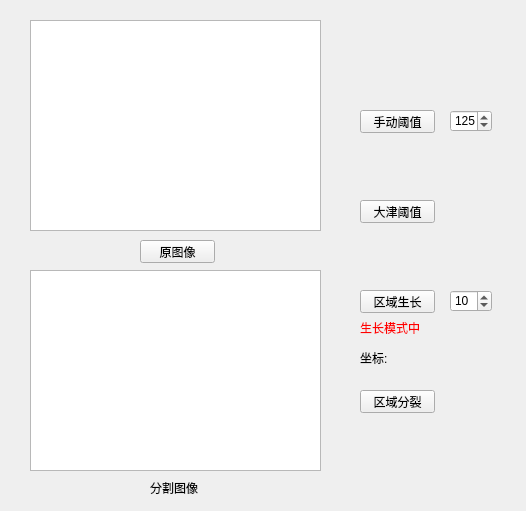
<?xml version="1.0" encoding="UTF-8"?>
<ui version="4.0">
 <class>ImageSegmentationClass</class>
 <widget class="QWidget" name="ImageSegmentationClass">
  <property name="geometry">
   <rect>
    <x>0</x>
    <y>0</y>
    <width>526</width>
    <height>511</height>
   </rect>
  </property>
  <property name="windowTitle">
   <string>ImageSegmentation</string>
  </property>
  <widget class="QMyGraphicsView" name="graphicsView">
   <property name="geometry">
    <rect>
     <x>30</x>
     <y>20</y>
     <width>291</width>
     <height>211</height>
    </rect>
   </property>
   <property name="cursor" stdset="0">
    <cursorShape>CrossCursor</cursorShape>
   </property>
  </widget>
  <widget class="QMyGraphicsView" name="graphicsView_2">
   <property name="geometry">
    <rect>
     <x>30</x>
     <y>270</y>
     <width>291</width>
     <height>201</height>
    </rect>
   </property>
  </widget>
  <widget class="QPushButton" name="btn_chooseImg">
   <property name="geometry">
    <rect>
     <x>140</x>
     <y>240</y>
     <width>75</width>
     <height>23</height>
    </rect>
   </property>
   <property name="text">
    <string>原图像</string>
   </property>
  </widget>
  <widget class="QLabel" name="label">
   <property name="geometry">
    <rect>
     <x>150</x>
     <y>480</y>
     <width>211</width>
     <height>16</height>
    </rect>
   </property>
   <property name="text">
    <string>分割图像</string>
   </property>
  </widget>
  <widget class="QPushButton" name="btn_hand">
   <property name="geometry">
    <rect>
     <x>360</x>
     <y>110</y>
     <width>75</width>
     <height>23</height>
    </rect>
   </property>
   <property name="text">
    <string>手动阈值</string>
   </property>
  </widget>
  <widget class="QPushButton" name="btn_otus">
   <property name="geometry">
    <rect>
     <x>360</x>
     <y>200</y>
     <width>75</width>
     <height>23</height>
    </rect>
   </property>
   <property name="text">
    <string>大津阈值</string>
   </property>
  </widget>
  <widget class="QPushButton" name="btn_regionGrow">
   <property name="geometry">
    <rect>
     <x>360</x>
     <y>290</y>
     <width>75</width>
     <height>23</height>
    </rect>
   </property>
   <property name="text">
    <string>区域生长</string>
   </property>
  </widget>
  <widget class="QPushButton" name="btn_regionSplit">
   <property name="geometry">
    <rect>
     <x>360</x>
     <y>390</y>
     <width>75</width>
     <height>23</height>
    </rect>
   </property>
   <property name="text">
    <string>区域分裂</string>
   </property>
  </widget>
  <widget class="QSpinBox" name="spin_threshold">
   <property name="geometry">
    <rect>
     <x>450</x>
     <y>110</y>
     <width>42</width>
     <height>22</height>
    </rect>
   </property>
   <property name="maximum">
    <number>255</number>
   </property>
   <property name="value">
    <number>125</number>
   </property>
  </widget>
  <widget class="QSpinBox" name="spin_growthreshold">
   <property name="geometry">
    <rect>
     <x>450</x>
     <y>290</y>
     <width>42</width>
     <height>22</height>
    </rect>
   </property>
   <property name="maximum">
    <number>255</number>
   </property>
   <property name="value">
    <number>10</number>
   </property>
  </widget>
  <widget class="QLabel" name="label_warning">
   <property name="geometry">
    <rect>
     <x>360</x>
     <y>320</y>
     <width>91</width>
     <height>16</height>
    </rect>
   </property>
   <property name="styleSheet">
    <string notr="true">color:red</string>
   </property>
   <property name="text">
    <string>生长模式中</string>
   </property>
  </widget>
  <widget class="QLabel" name="label_2">
   <property name="geometry">
    <rect>
     <x>360</x>
     <y>350</y>
     <width>31</width>
     <height>16</height>
    </rect>
   </property>
   <property name="text">
    <string>坐标:</string>
   </property>
  </widget>
  <widget class="QLabel" name="label_coordinate">
   <property name="geometry">
    <rect>
     <x>400</x>
     <y>350</y>
     <width>54</width>
     <height>12</height>
    </rect>
   </property>
   <property name="text">
    <string/>
   </property>
  </widget>
 </widget>
 <layoutdefault spacing="6" margin="11"/>
 <customwidgets>
  <customwidget>
   <class>QMyGraphicsView</class>
   <extends>QGraphicsView</extends>
   <header>qmygraphicsview.h</header>
  </customwidget>
 </customwidgets>
 <resources>
  <include location="ImageSegmentation.qrc"/>
 </resources>
 <connections/>
</ui>
